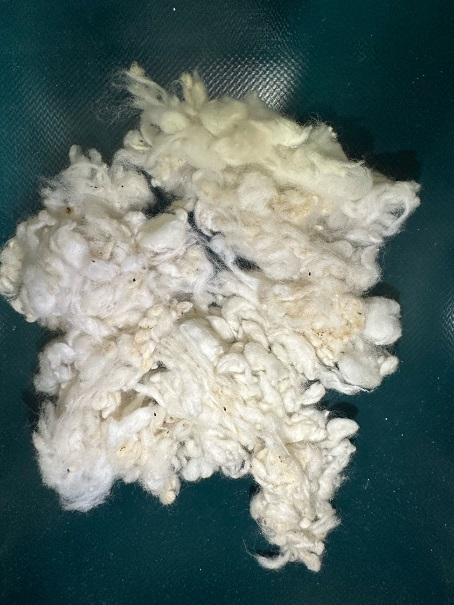
#> input picture konnbea3.jpeg, 454 x 605 px
$ jupyter execute waku.ipynb
#> lines starting #> are read from the running program, lines starting #| are printed output that depends on the picture; after the words box and inside, x2 and y2 are one past the last pixel; in counts of white or black regions, pixels touching at a corner belong together
[cell 1]
import cv2
import numpy as np

# 画像の読み込み
image = cv2.imread("konnbea3.jpeg")
#> image is the input picture: shape (605, 454, 3); mean B, G, R 110.4, 115.6, 100.3
cv2.imshow("image", image)
# HSV色空間に変換
hsv = cv2.cvtColor(image, cv2.COLOR_BGR2HSV)
#> hsv: shape (605, 454, 3); mean H, S, V 61.9, 108.9, 119.7

# 黒色の範囲を定義
lower_black = np.array([0, 0, 0])
upper_black = np.array([180, 255, 120])

# 黒色領域のマスクを作成
mask = cv2.inRange(hsv, lower_black, upper_black)
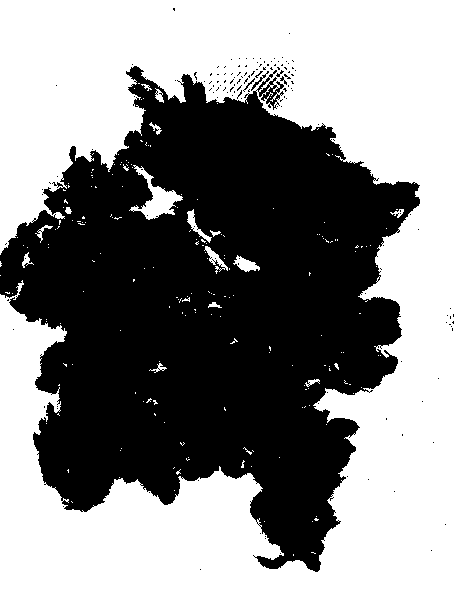
#> mask: shape (605, 454); 53.8% white; 146 black regions (141 under 20 px)
cv2.imshow("mask", mask)
# 輪郭を検出
contours, _ = cv2.findContours(mask, cv2.RETR_EXTERNAL, cv2.CHAIN_APPROX_SIMPLE)
#> contours = 198 contours, 183 with area under 20; largest, box (x1, y1, x2, y2) and area: (0, 0, 454, 605) 143765, (129, 165, 183, 220) 862, (233, 255, 260, 272) 197, (187, 209, 212, 243) 164, (204, 246, 228, 274) 155

# 小さい領域の個数をカウント
count = 0  # 1mm未満の領域の個数
for contour in contours:
    # 面積を計算
    area = cv2.contourArea(contour)

    # 面積が1mm未満の場合はカウントし、領域を囲む四角形を描画
    if 0.8 <= area < 5 :
        count += 1
        x, y, w, h = cv2.boundingRect(contour)
        cv2.rectangle(image, (x, y), (x + 10, y + 10), (0, 255, 0), 2)
#> this loop made 198 passes
#> area on passes 44, 51: 37.5, 33
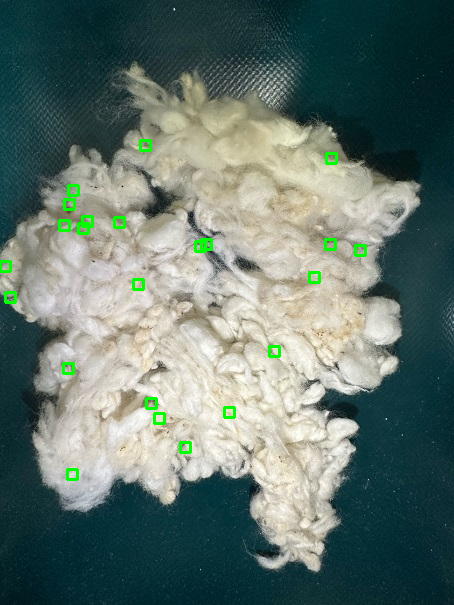
#> image: shape (605, 454, 3); 0.95% of pixels changed, all inside (x1, y1, x2, y2) = (0, 139, 367, 481)
#> after the loop, count = 23

# 結果の表示
cv2.putText(image, "Count: " + str(count), (10, 30), cv2.FONT_HERSHEY_SIMPLEX, 1, (0, 0, 255), 2)
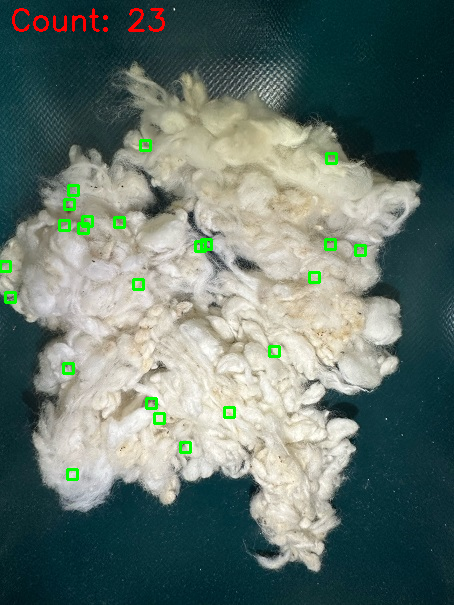
#> image: shape (605, 454, 3); 0.35% of pixels changed, all inside (x1, y1, x2, y2) = (12, 8, 165, 32)
cv2.imshow("Result", image)
cv2.waitKey(0)
cv2.destroyAllWindows()

$ run again, with konnbea4.jpeg copied over konnbea3.jpeg
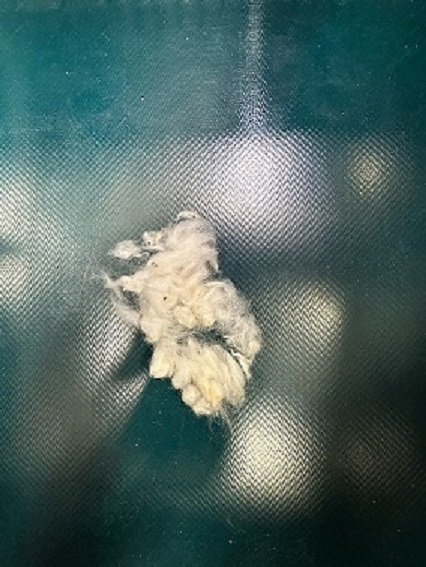
#> input picture konnbea4.jpeg, 426 x 567 px
#> image is the input picture: shape (567, 426, 3); mean B, G, R 99.9, 103.8, 81.2
#> hsv: shape (567, 426, 3); mean H, S, V 76.4, 90.6, 106.5
#> `mask = cv2.inRange(hsv, lower_black, upper_black)`:
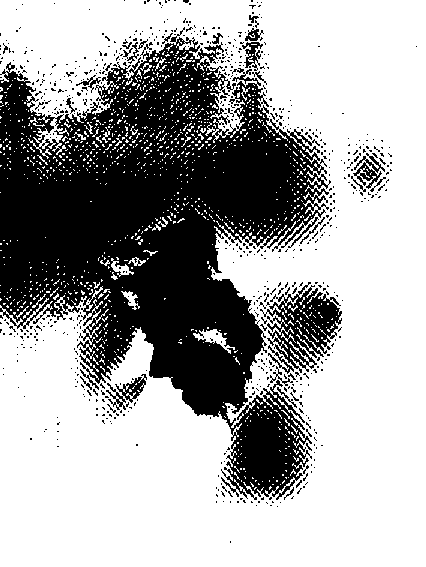
#> mask: shape (567, 426); 65.3% white; 720 black regions (693 under 20 px)
#> contours = 1115 contours, 1107 with area under 20; largest, box (x1, y1, x2, y2) and area: (0, 0, 426, 567) 158616, (193, 329, 235, 354) 280, (111, 258, 134, 277) 128, (121, 291, 140, 310) 108, (128, 257, 146, 266) 62, (140, 63, 152, 75) 21, (158, 217, 168, 227) 20, (307, 177, 321, 185) 20
#> the loop `for contour in contours:` made 1115 passes
#> (contour, area, x, y, w, h) on passes 1, 2, 8, 9, 18, 23: ([[255, 487], [254, 488], [254, 489], [256, 487]], 1.5, 254, 487, 3, 3), ([[270, 486], [269, 487], [269, 489], [271, 487]], 3, 269, 486, 3, 4), ([[284, 480], [282, 482], [282, 483], [284, 481]], 2, 282, 480, 3, 4), ([[276, 480], [276, 481], [277, 481], [277, 480]], 1, 276, 480, 2, 2), ([[282, 474], [282, 475], [283, 475], [283, 474]], 1, 282, 474, 2, 2), ([[243, 468], [243, 469], [244, 469], [244, 468]], 1, 243, 468, 2, 2)
#> after the loop `for contour in contours:`: count = 324
#> `cv2.putText(image, "Count: " + str(count), (10, 30), cv2.FONT_HERSHEY_..`:
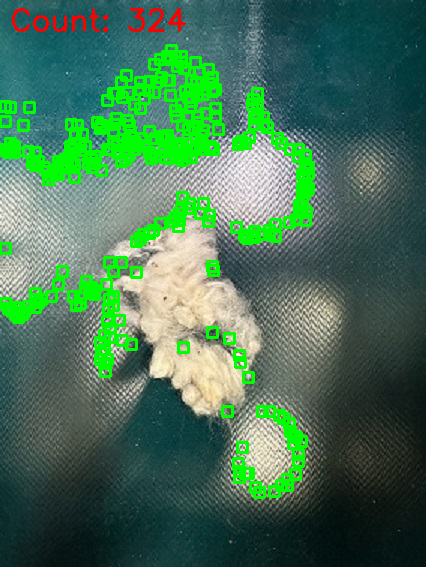
#> image: shape (567, 426, 3); mean B, G, R 85, 115.1, 69.9
